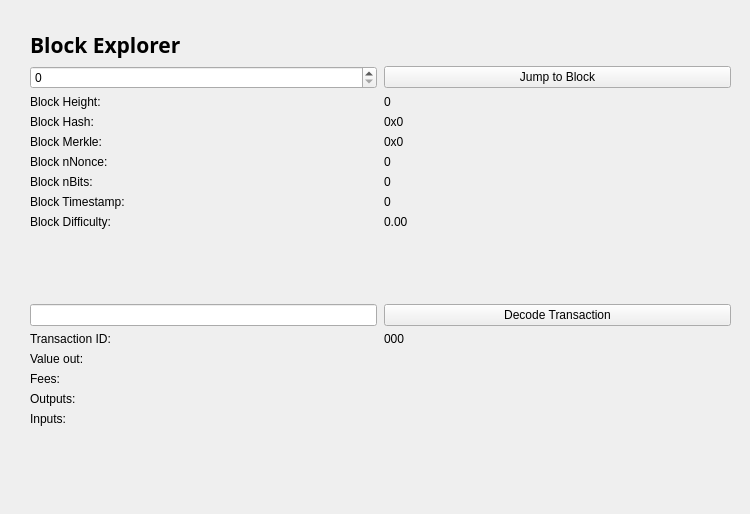
<?xml version="1.0" encoding="UTF-8"?>
<ui version="4.0">
 <class>BlockBrowser</class>
 <widget class="QWidget" name="BlockBrowser">
  <property name="windowModality">
   <enum>Qt::NonModal</enum>
  </property>
  <property name="enabled">
   <bool>true</bool>
  </property>
  <property name="geometry">
   <rect>
    <x>0</x>
    <y>0</y>
    <width>750</width>
    <height>514</height>
   </rect>
  </property>
  <property name="sizePolicy">
   <sizepolicy hsizetype="Expanding" vsizetype="Expanding">
    <horstretch>0</horstretch>
    <verstretch>0</verstretch>
   </sizepolicy>
  </property>
  <property name="minimumSize">
   <size>
    <width>0</width>
    <height>0</height>
   </size>
  </property>
  <property name="acceptDrops">
   <bool>false</bool>
  </property>
  <property name="windowTitle">
   <string>Form</string>
  </property>
  <property name="styleSheet">
   <string notr="true"/>
  </property>
  <layout class="QGridLayout">
   <property name="sizeConstraint">
    <enum>QLayout::SetMaximumSize</enum>
   </property>
   <property name="leftMargin">
    <number>21</number>
   </property>
   <property name="topMargin">
    <number>21</number>
   </property>
   <property name="rightMargin">
    <number>10</number>
   </property>
   <item row="1" column="0">
    <widget class="QWidget" name="widget" native="true">
     <property name="sizePolicy">
      <sizepolicy hsizetype="Expanding" vsizetype="Expanding">
       <horstretch>0</horstretch>
       <verstretch>0</verstretch>
      </sizepolicy>
     </property>
     <layout class="QGridLayout" name="gridLayout01">
      <item row="0" column="0">
       <layout class="QHBoxLayout" name="horizontalLayout_4">
        <property name="spacing">
         <number>7</number>
        </property>
        <item>
         <widget class="QLabel" name="label_5">
          <property name="font">
           <font>
            <family>Open Sans,sans-serif</family>
            <pointsize>16</pointsize>
            <weight>75</weight>
            <bold>true</bold>
           </font>
          </property>
          <property name="styleSheet">
           <string notr="true"/>
          </property>
          <property name="text">
           <string>Block Explorer</string>
          </property>
         </widget>
        </item>
        <item>
         <spacer name="horizontalSpacer_2">
          <property name="orientation">
           <enum>Qt::Horizontal</enum>
          </property>
          <property name="sizeHint" stdset="0">
           <size>
            <width>40</width>
            <height>20</height>
           </size>
          </property>
         </spacer>
        </item>
       </layout>
      </item>
      <item row="1" column="0">
       <layout class="QGridLayout" name="gridLayout_3" rowstretch="0,0,0,0,0,0,0,0,0,0,0,0,0,0,0,0,0,0,0" columnstretch="0,0">
        <property name="sizeConstraint">
         <enum>QLayout::SetDefaultConstraint</enum>
        </property>
        <property name="horizontalSpacing">
         <number>7</number>
        </property>
        <item row="18" column="0">
         <spacer name="verticalSpacer">
          <property name="orientation">
           <enum>Qt::Vertical</enum>
          </property>
          <property name="sizeHint" stdset="0">
           <size>
            <width>20</width>
            <height>40</height>
           </size>
          </property>
         </spacer>
        </item>
        <item row="12" column="1">
         <widget class="QPushButton" name="txButton">
          <property name="text">
           <string>Decode Transaction</string>
          </property>
         </widget>
        </item>
        <item row="17" column="0">
         <widget class="QLabel" name="inputLabel">
          <property name="text">
           <string>Inputs:</string>
          </property>
          <property name="alignment">
           <set>Qt::AlignLeading|Qt::AlignLeft|Qt::AlignTop</set>
          </property>
         </widget>
        </item>
        <item row="14" column="0">
         <widget class="QLabel" name="valueLabel">
          <property name="text">
           <string>Value out:</string>
          </property>
         </widget>
        </item>
        <item row="13" column="0">
         <widget class="QLabel" name="txLabel">
          <property name="text">
           <string>Transaction ID:</string>
          </property>
         </widget>
        </item>
        <item row="9" column="1">
         <widget class="QLabel" name="hardBox">
          <property name="text">
           <string>0.00</string>
          </property>
          <property name="textInteractionFlags">
           <set>Qt::LinksAccessibleByMouse|Qt::TextSelectableByMouse</set>
          </property>
         </widget>
        </item>
        <item row="13" column="1">
         <widget class="QLabel" name="txID">
          <property name="text">
           <string>000</string>
          </property>
          <property name="textInteractionFlags">
           <set>Qt::LinksAccessibleByMouse|Qt::TextSelectableByMouse</set>
          </property>
         </widget>
        </item>
        <item row="17" column="1">
         <widget class="QLabel" name="inputBox">
          <property name="text">
           <string/>
          </property>
          <property name="alignment">
           <set>Qt::AlignLeading|Qt::AlignLeft|Qt::AlignTop</set>
          </property>
          <property name="textInteractionFlags">
           <set>Qt::LinksAccessibleByMouse|Qt::TextSelectableByMouse</set>
          </property>
         </widget>
        </item>
        <item row="14" column="1">
         <widget class="QLabel" name="valueBox">
          <property name="text">
           <string/>
          </property>
          <property name="textInteractionFlags">
           <set>Qt::LinksAccessibleByMouse|Qt::TextSelectableByMouse</set>
          </property>
         </widget>
        </item>
        <item row="9" column="0">
         <widget class="QLabel" name="hardLabel">
          <property name="text">
           <string>Block Difficulty:</string>
          </property>
         </widget>
        </item>
        <item row="1" column="0">
         <widget class="QSpinBox" name="heightBox">
          <property name="sizePolicy">
           <sizepolicy hsizetype="Preferred" vsizetype="Fixed">
            <horstretch>0</horstretch>
            <verstretch>0</verstretch>
           </sizepolicy>
          </property>
          <property name="maximum">
           <number>99999999</number>
          </property>
         </widget>
        </item>
        <item row="3" column="0">
         <widget class="QLabel" name="heightLabel_2">
          <property name="text">
           <string>Block Height:</string>
          </property>
         </widget>
        </item>
        <item row="8" column="1">
         <widget class="QLabel" name="timeBox">
          <property name="text">
           <string>0</string>
          </property>
          <property name="textInteractionFlags">
           <set>Qt::LinksAccessibleByMouse|Qt::TextSelectableByMouse</set>
          </property>
         </widget>
        </item>
        <item row="1" column="1">
         <widget class="QPushButton" name="blockButton">
          <property name="text">
           <string>Jump to Block</string>
          </property>
         </widget>
        </item>
        <item row="5" column="0">
         <widget class="QLabel" name="merkleLabel">
          <property name="text">
           <string>Block Merkle:</string>
          </property>
         </widget>
        </item>
        <item row="4" column="0">
         <widget class="QLabel" name="hashLabel">
          <property name="text">
           <string>Block Hash:</string>
          </property>
         </widget>
        </item>
        <item row="15" column="1">
         <widget class="QLabel" name="feesBox">
          <property name="text">
           <string/>
          </property>
          <property name="textInteractionFlags">
           <set>Qt::LinksAccessibleByMouse|Qt::TextSelectableByMouse</set>
          </property>
         </widget>
        </item>
        <item row="3" column="1">
         <widget class="QLabel" name="heightLabel">
          <property name="text">
           <string>0</string>
          </property>
          <property name="textInteractionFlags">
           <set>Qt::LinksAccessibleByMouse|Qt::TextSelectableByMouse</set>
          </property>
         </widget>
        </item>
        <item row="15" column="0">
         <widget class="QLabel" name="feesLabel">
          <property name="text">
           <string>Fees:</string>
          </property>
         </widget>
        </item>
        <item row="7" column="0">
         <widget class="QLabel" name="bitsLabel">
          <property name="text">
           <string>Block nBits:</string>
          </property>
         </widget>
        </item>
        <item row="7" column="1">
         <widget class="QLabel" name="bitsBox">
          <property name="text">
           <string>0</string>
          </property>
          <property name="textInteractionFlags">
           <set>Qt::LinksAccessibleByMouse|Qt::TextSelectableByMouse</set>
          </property>
         </widget>
        </item>
        <item row="5" column="1">
         <widget class="QLabel" name="merkleBox">
          <property name="minimumSize">
           <size>
            <width>187</width>
            <height>0</height>
           </size>
          </property>
          <property name="text">
           <string>0x0</string>
          </property>
          <property name="textInteractionFlags">
           <set>Qt::LinksAccessibleByMouse|Qt::TextSelectableByMouse</set>
          </property>
         </widget>
        </item>
        <item row="16" column="0">
         <widget class="QLabel" name="outputLabel">
          <property name="text">
           <string>Outputs:</string>
          </property>
          <property name="alignment">
           <set>Qt::AlignLeading|Qt::AlignLeft|Qt::AlignTop</set>
          </property>
         </widget>
        </item>
        <item row="16" column="1">
         <widget class="QLabel" name="outputBox">
          <property name="text">
           <string/>
          </property>
          <property name="alignment">
           <set>Qt::AlignLeading|Qt::AlignLeft|Qt::AlignTop</set>
          </property>
          <property name="textInteractionFlags">
           <set>Qt::LinksAccessibleByMouse|Qt::TextSelectableByMouse</set>
          </property>
         </widget>
        </item>
        <item row="6" column="0">
         <widget class="QLabel" name="nonceLabel">
          <property name="text">
           <string>Block nNonce:</string>
          </property>
         </widget>
        </item>
        <item row="6" column="1">
         <widget class="QLabel" name="nonceBox">
          <property name="text">
           <string>0</string>
          </property>
          <property name="textInteractionFlags">
           <set>Qt::LinksAccessibleByMouse|Qt::TextSelectableByMouse</set>
          </property>
         </widget>
        </item>
        <item row="8" column="0">
         <widget class="QLabel" name="timeLabel">
          <property name="text">
           <string>Block Timestamp:</string>
          </property>
         </widget>
        </item>
        <item row="4" column="1">
         <widget class="QLabel" name="hashBox">
          <property name="enabled">
           <bool>true</bool>
          </property>
          <property name="sizePolicy">
           <sizepolicy hsizetype="Preferred" vsizetype="Preferred">
            <horstretch>0</horstretch>
            <verstretch>0</verstretch>
           </sizepolicy>
          </property>
          <property name="minimumSize">
           <size>
            <width>0</width>
            <height>0</height>
           </size>
          </property>
          <property name="text">
           <string>0x0</string>
          </property>
          <property name="textInteractionFlags">
           <set>Qt::LinksAccessibleByMouse|Qt::TextSelectableByMouse</set>
          </property>
         </widget>
        </item>
        <item row="12" column="0">
         <widget class="QLineEdit" name="txBox">
          <property name="sizePolicy">
           <sizepolicy hsizetype="Preferred" vsizetype="Fixed">
            <horstretch>0</horstretch>
            <verstretch>0</verstretch>
           </sizepolicy>
          </property>
          <property name="inputMask">
           <string comment="Transaction id" extracomment="Transaction id"/>
          </property>
          <property name="placeholderText">
           <string comment="Transaction ID" extracomment="Transaction ID"/>
          </property>
         </widget>
        </item>
        <item row="11" column="0">
         <spacer name="verticalSpacer_2">
          <property name="orientation">
           <enum>Qt::Vertical</enum>
          </property>
          <property name="sizeHint" stdset="0">
           <size>
            <width>20</width>
            <height>40</height>
           </size>
          </property>
         </spacer>
        </item>
       </layout>
      </item>
     </layout>
    </widget>
   </item>
  </layout>
 </widget>
 <resources/>
 <connections/>
</ui>
